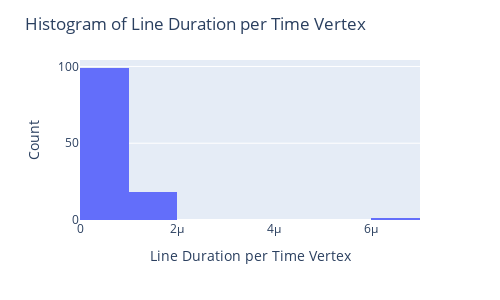

Notebook code cell kept with this figure:
### Markdown cell above
We can plot histograms of some of these variables to get intuition of their values.

Here, we plot how long is takes to compute one line between two meshes, per vertex. We see that it takes less than 1 microsecond per vertex, i.e. less than 5 seconds to compute a line between two meshes that has 5 mesh along the sequence and these meshes have 1000 vertices.

### Code cell
line_duration_per_time_vertex = df["line_duration"] / (df["n_vertices"] * df["n_times"])
average = line_duration_per_time_vertex.mean()
print("Average:", average)

fig = px.histogram(line_duration_per_time_vertex, nbins=10)
fig.update_layout(
    title="Histogram of Line Duration per Time Vertex",
    xaxis_title="Line Duration per Time Vertex",
    yaxis_title="Count",
    showlegend=False,
    width=500,
    height=300,
)

### Figure 1 — Plotly figure (JSON) as saved in the notebook; plotly's stock layout.template omitted (floating-point values rounded to 4 significant figures)
{"data": [{"alignmentgroup": "True", "bingroup": "x", "hovertemplate": "variable=0<br>value=%{x}<br>count=%{y}<extra></extra>", "legendgroup": "0", "marker": {"color": "#636efa", "pattern": {"shape": ""}}, "name": "0", "nbinsx": 10, "offsetgroup": "0", "orientation": "v", "showlegend": true, "type": "histogram", "x": [null, 1.899e-07, 2.914e-07, 7.658e-07, 1.121e-06, 7.858e-08, 8.668e-08, 2.047e-07, 3.005e-07, 7.805e-07, 1.032e-06, 7.947e-08, 1.179e-07, 2.006e-07, 2.94e-07, 7.851e-07, 1.448e-06, 7.932e-08, 1.176e-07, 2.01e-07, 2.914e-07, 6.954e-07, 1.029e-06, 8.088e-08, 1.028e-07, 2.081e-07, 2.793e-07, 7.124e-07, 1.132e-06, 7.487e-08, 1.26e-07, 2.394e-07, 3.317e-07, 7.771e-07, 1.462e-06, 8.389e-08, 8.705e-08, 2.035e-07, 2.976e-07, 7.709e-07, 1.477e-06, 8.998e-08, 8.839e-08, 2.116e-07, 3.25e-07, 7.306e-07, 6.538e-06, 7.88e-08, 1.089e-07, 2.102e-07, 3.838e-07, 7.34e-07, 1.129e-06, 7.676e-08, 8.267e-08, 2.166e-07, 2.961e-07, 7.618e-07, 1e-06, 6.629e-08, 8.809e-08, 2.096e-07, 2.896e-07, 9.457e-07, 1.049e-06, 8.538e-08, 8.683e-08, 2.003e-07, 3.188e-07, 9.276e-07, 9.855e-07, 6.989e-08, 1.067e-07, 2.328e-07, 3.029e-07, 9.997e-07, 1.017e-06, 7.023e-08, 8.423e-08, 2.004e-07, 3.341e-07, 7.624e-07, 1.033e-06, 7.286e-08, 8.868e-08, 7.208e-07, 3.023e-07, 7.709e-07, 9.957e-07, 7.869e-08, 1.107e-07, 2.116e-07, 4.13e-07, 1.023e-06, 1.083e-06, 9.871e-08, 1.042e-07, 2.027e-07, 3.182e-07, 8.208e-07, 1.073e-06, 6.64e-08, 1.159e-07, 2.056e-07, 2.952e-07, 7.522e-07, 1.001e-06, 8.289e-08, 1.247e-07, 2.165e-07, 4.194e-07, 7.698e-07, 1.069e-06, 6.536e-08, 1.092e-07, 2.542e-07, 3.356e-07, 7.749e-07, 1.631e-06], "xaxis": "x", "yaxis": "y"}], "layout": {"barmode": "relative", "height": 300, "legend": {"title": {"text": "variable"}, "tracegroupgap": 0}, "margin": {"t": 60}, "showlegend": false, "title": {"text": "Histogram of Line Duration per Time Vertex"}, "width": 500, "xaxis": {"anchor": "y", "autorange": true, "domain": [0, 1], "range": [1.059e-22, 7e-06], "title": {"text": "Line Duration per Time Vertex"}, "type": "linear"}, "yaxis": {"anchor": "x", "autorange": true, "domain": [0, 1], "range": [0, 104.2], "title": {"text": "Count"}}}}
